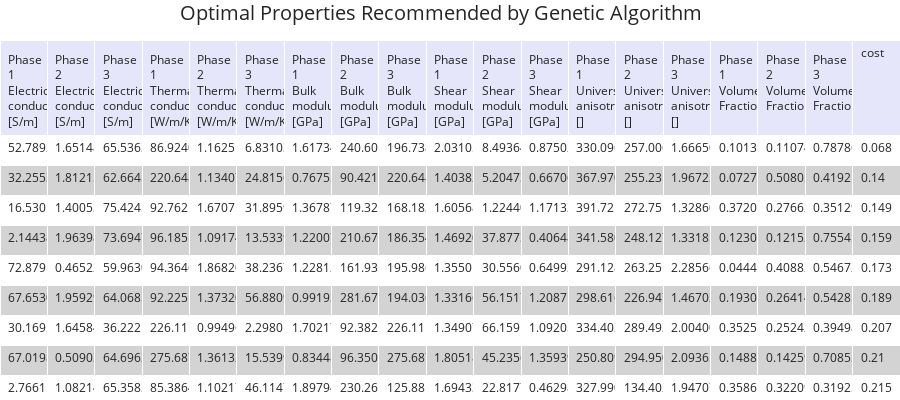

The notebook cell this image was saved under:
### Code cell
# Print the optimization results as a table
HS.print_table_of_best_designs(rows=10)

### Figure 1 — Plotly figure (JSON) as saved in the notebook; plotly's stock layout.template omitted (floating-point values rounded to 4 significant figures; data arrays with more than 128 entries replaced by an {"elided": "..."} marker saying what was removed)
{"data": [{"cells": {"align": "left", "fill": {"color": [["white", "lightgrey", "white", "lightgrey", "white", "lightgrey", "white", "lightgrey", "white", "lightgrey"]]}, "font": {"size": 12}, "height": 30, "values": {"elided": "19x10 float values"}}, "columnwidth": 1000, "header": {"align": "left", "fill": {"color": "lavender"}, "font": {"size": 12}, "height": 30, "values": ["Phase 1 Electrical conductivity, [S/m]", "Phase 2 Electrical conductivity, [S/m]", "Phase 3 Electrical conductivity, [S/m]", "Phase 1 Thermal conductivity, [W/m/K]", "Phase 2 Thermal conductivity, [W/m/K]", "Phase 3 Thermal conductivity, [W/m/K]", "Phase 1 Bulk modulus, [GPa]", "Phase 2 Bulk modulus, [GPa]", "Phase 3 Bulk modulus, [GPa]", "Phase 1 Shear modulus, [GPa]", "Phase 2 Shear modulus, [GPa]", "Phase 3 Shear modulus, [GPa]", "Phase 1 Universal anisotropy, []", "Phase 2 Universal anisotropy, []", "Phase 3 Universal anisotropy, []", "Phase 1 Volume Fraction", "Phase 2 Volume Fraction", "Phase 3 Volume Fraction", "cost"]}, "type": "table"}], "layout": {"autosize": true, "height": 400, "margin": {"b": 0, "l": 0, "r": 0, "t": 40}, "title": {"font": {"size": 20}, "text": "Optimal Properties Recommended by Genetic Algorithm", "x": 0.2}}}
